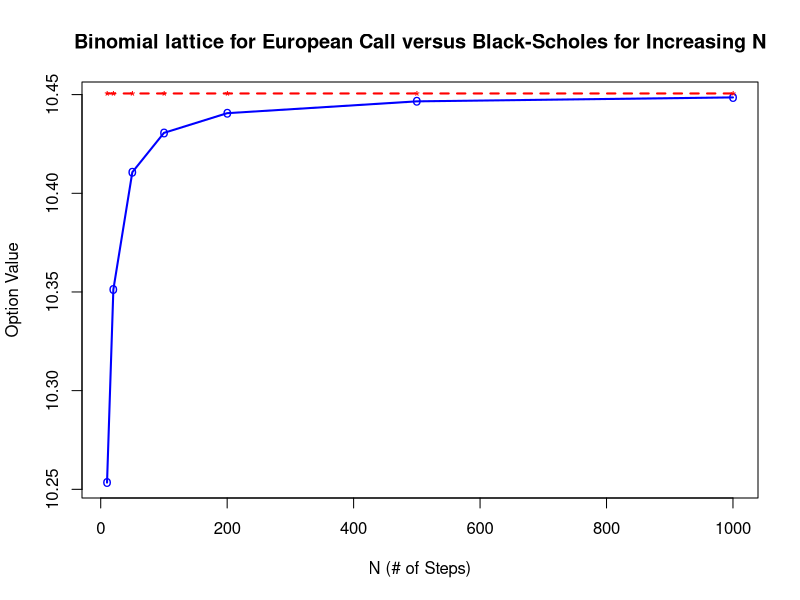
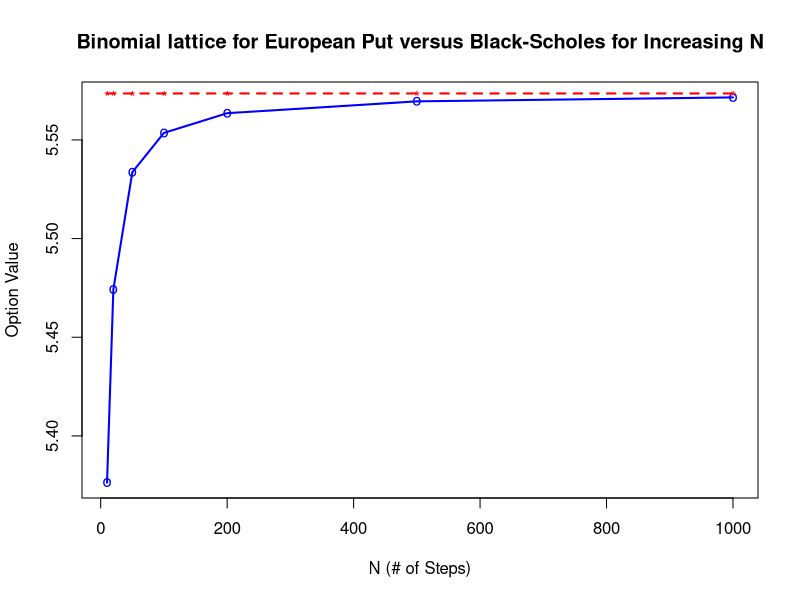

Write R code to recreate these figures, in order.
EuropeanCallBE <- function (S,X,r,sigma,tau,M)
 
  {
# compute constants
    dt <- tau / M
    u <- exp ( sigma * sqrt (dt))
    d <- 1 /u
    p <- ( exp (r * dt) - d) / (u - d)
 
 # initialise asset prices at maturity ( period M)
    C <- pmax (S * d^(M :0) * u ^(0: M) - X, 0)

 # log / cumsum version
    csl <- cumsum ( log (c(1 ,1: M)))
    tmp <- csl [M +1] - csl - csl [(M +1) :1] + log (p) *(0: M) + log (1-p)*(M :0)
    C0 <- exp (-r* tau )* sum ( exp ( tmp )*C)
    
    d1 <- (log(S/X) + (r+sigma^2/2)*tau)/(sigma*sqrt(tau)) 
    d2 <- d1 - sigma*sqrt(tau)
    C0_A <- S*pnorm(d1) - exp(-r*tau)*X*pnorm(d2)
    
    return (cbind(M, C0, C0_A))
}

# Calls to function with increasing N values
N10 <- EuropeanCallBE(100,100,0.05,0.2,1,10)
N20 <- EuropeanCallBE(100,100,0.05,0.2,1,20)
N50 <- EuropeanCallBE(100,100,0.05,0.2,1,50)
N100 <- EuropeanCallBE(100,100,0.05,0.2,1,100)
N200 <- EuropeanCallBE(100,100,0.05,0.2,1,200)
N500 <- EuropeanCallBE(100,100,0.05,0.2,1,500)
N1000 <- EuropeanCallBE(100,100,0.05,0.2,1,1000)

EuropeanCallBE_data <- rbind(N10,N20,N50,N100,N200,N500,N1000)
EuropeanCallBE_data
EuropeanCallBE_data[,1]

plot(EuropeanCallBE_data[,1], EuropeanCallBE_data[,2], type="o", col="blue", pch="o", lty=1, lwd=2,
     main="Binomial lattice for European Call versus Black-Scholes for Increasing N",
     xlab="N (# of Steps)",ylab="Option Value")
points(EuropeanCallBE_data[,1], EuropeanCallBE_data[,3], col="red", pch="*")
lines(EuropeanCallBE_data[,1], EuropeanCallBE_data[,3], col="red",lty=2, lwd=2)

EuropeanPutBE <- function (S ,X,r,sigma,tau,M)
  
{
  dt <- tau / M
  u <- exp ( sigma * sqrt (dt))
  d <- 1 /u
  p <- ( exp (r * dt) - d) / (u - d)
  
  
  # initialise asset prices at maturity (period M)
  P <- pmax (X - S * d^(M :0) * u ^(0: M), 0)
  
  # log / cumsum version
  csl <- cumsum ( log (c(1 ,1: M)))
  tmp <- csl [M +1] - csl - csl [(M +1) :1] + log (p) *(0: M) + log (1-p)*(M :0)
  P0 <- exp (-r* tau )* sum ( exp ( tmp )*P)
  
  d1 <- (log(S/X) + (r+sigma^2/2)*tau)/(sigma*sqrt(tau)) 
  d2 <- d1 - sigma*sqrt(tau)
  P0_A <- exp(-r*tau)*X*pnorm(-d2) - S*pnorm(-d1)
  
  return (cbind(M, P0, P0_A))
}


N10 <- EuropeanPutBE(100,100,0.05,0.2,1,10)
N20 <- EuropeanPutBE(100,100,0.05,0.2,1,20)
N50 <- EuropeanPutBE(100,100,0.05,0.2,1,50)
N100 <- EuropeanPutBE(100,100,0.05,0.2,1,100)
N200 <- EuropeanPutBE(100,100,0.05,0.2,1,200)
N500 <- EuropeanPutBE(100,100,0.05,0.2,1,500)
N1000 <- EuropeanPutBE(100,100,0.05,0.2,1,1000)

EuropeanPutBE_data <- rbind(N10,N20,N50,N100,N200,N500,N1000)
EuropeanPutBE_data
EuropeanPutBE_data[,1]

plot(EuropeanPutBE_data[,1], EuropeanPutBE_data[,2], type="o", col="blue", pch="o", lty=1, lwd=2,
     main="Binomial lattice for European Put versus Black-Scholes for Increasing N",
     xlab="N (# of Steps)",ylab="Option Value")
points(EuropeanPutBE_data[,1], EuropeanPutBE_data[,3], col="red", pch="*")
lines(EuropeanPutBE_data[,1], EuropeanPutBE_data[,3], col="red",lty=2, lwd=2)